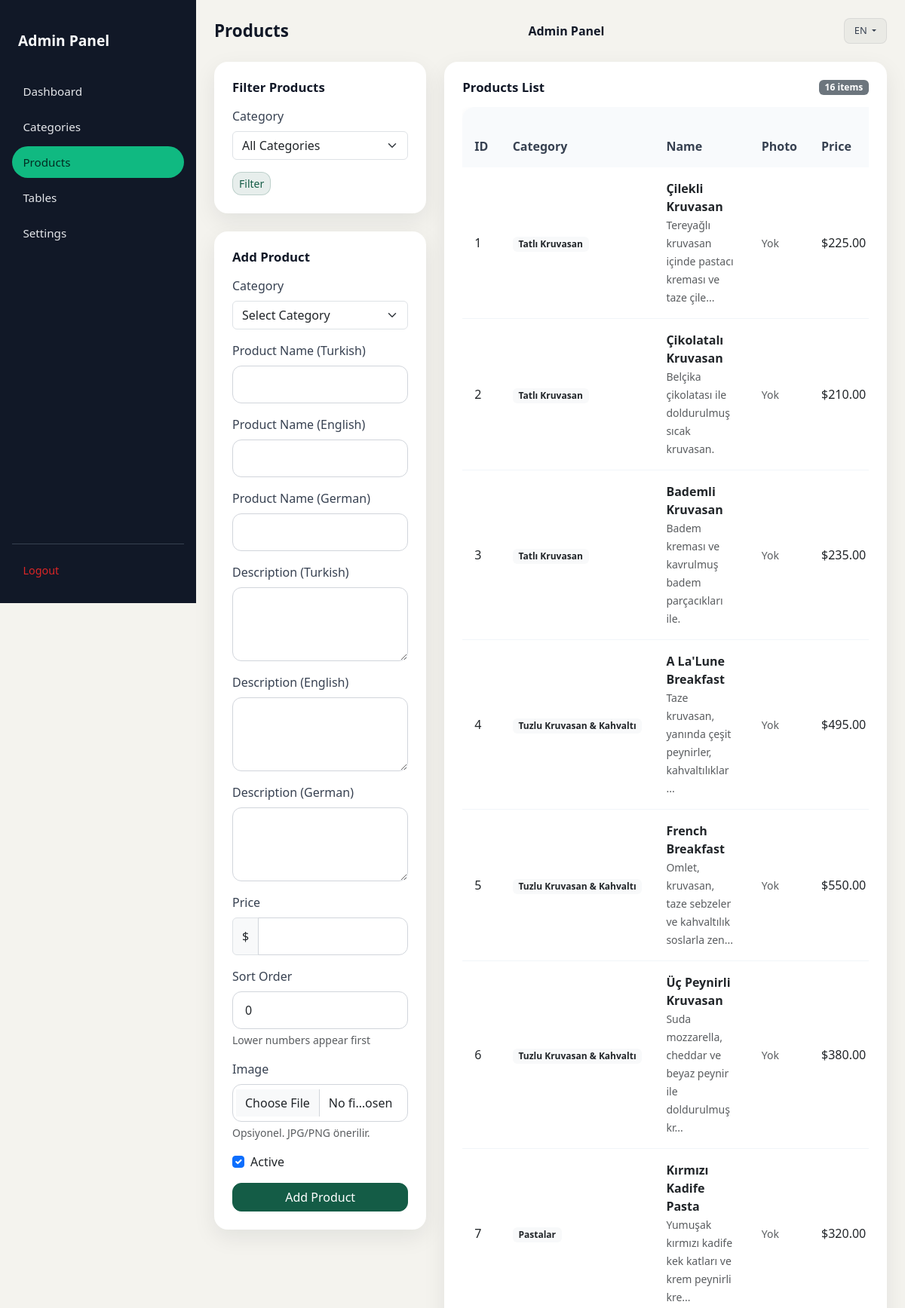
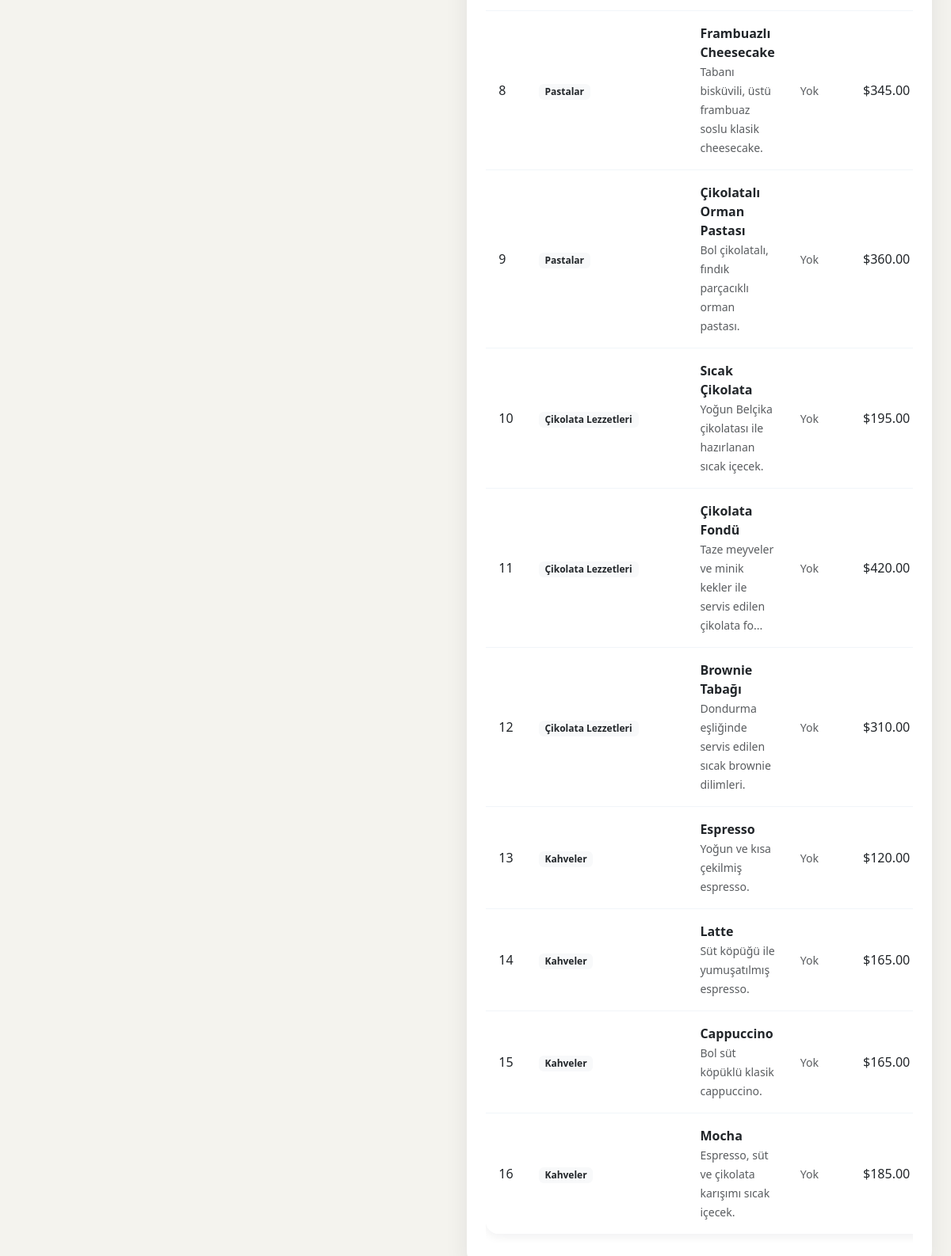
Screenshot of /app/public/admin/products.php (signed in) with the database file from the repository (2 pictures, top to bottom).
### tables this page shows
CREATE TABLE IF NOT EXISTS products (
    id INT AUTO_INCREMENT PRIMARY KEY,
    category_id INT NOT NULL,
    name VARCHAR(150),
    description TEXT,
    price DECIMAL(10,2),
    is_active TINYINT(1) DEFAULT 1,
    sort_order INT DEFAULT 0,
    FOREIGN KEY (category_id) REFERENCES categories(id) ON DELETE CASCADE
);

CREATE TABLE IF NOT EXISTS categories (
    id INT AUTO_INCREMENT PRIMARY KEY,
    restaurant_id INT NOT NULL,
    name VARCHAR(100),
    sort_order INT DEFAULT 0,
    created_at TIMESTAMP DEFAULT CURRENT_TIMESTAMP,
    FOREIGN KEY (restaurant_id) REFERENCES restaurants(id) ON DELETE CASCADE
);

### app/app/includes/lang.php (called while the page is built, shortened)
<?php
function t(string $key, array $replacements = []): string {
    $translation = $GLOBALS['translations'][$key] ?? $key;
    return $translation;
}
function getCurrentLangCode(): string {
    return $GLOBALS['current_lang'];
}
?>

### app/public/admin/products.php (the view, shortened to what this page needs)
<?php
$pdo = getDb();
$editProduct = null;
$filterCategoryId = $_GET['category_id'] ?? '';
try {
    $sql = "SELECT p.*, c.name AS category_name
            FROM products p
            JOIN categories c ON c.id = p.category_id
            WHERE c.restaurant_id = 1";
    $sql .= " ORDER BY c.sort_order, c.id, p.sort_order, p.id";
    $stmt = $pdo->prepare($sql);
    $stmt->execute();
    $products = $stmt->fetchAll();
} catch (PDOException $e) {
    $error = 'Error fetching products: ' . $e->getMessage();
    $products = [];
}
?>
<!DOCTYPE html>
<html lang="<?= getCurrentLangCode() ?>">
<head>
    <link href="https://cdn.jsdelivr.net/npm/bootstrap@5.3.0/dist/css/bootstrap.min.css" rel="stylesheet">
    <link href="/assets/admin.css?v=123456" rel="stylesheet">
    </head>
<body class="admin-body">
    <div class="admin-layout">
        <div class="admin-sidebar" id="mobileSidebar">
            <a href="/admin/dashboard.php" class="admin-sidebar-brand"><?= t('admin.title') ?></a>
            <nav class="admin-sidebar-nav">
                <a href="/admin/dashboard.php"><?= t('admin.dashboard') ?></a>
                <a href="/admin/categories.php"><?= t('admin.categories') ?></a>
                <a href="/admin/products.php" class="active"><?= t('admin.products') ?></a>
                <a href="/admin/tables.php"><?= t('admin.tables') ?></a>
                <a href="/admin/settings.php"><?= t('admin.settings') ?></a>
            </nav>
            <div class="admin-sidebar-footer">
                <a href="/admin/logout.php"><?= t('admin.logout') ?></a>
            </div>
        </div>
        <div class="admin-content">
            <div class="admin-topbar">
                <div class="admin-topbar-left">
                    <h1 class="admin-page-title d-none d-lg-block"><?= t('admin.products') ?></h1>
                </div>
                <div class="admin-topbar-center">
                    <?php
                    try {
                        $pdo = getDb();
                        $stmt = $pdo->prepare("SELECT logo_path, name FROM restaurants WHERE id = 1 LIMIT 1");
                        $stmt->execute();
                        $restaurant = $stmt->fetch();
                        if ($restaurant && !empty($restaurant['logo_path'])): ?>
                            <img src="<?= htmlspecialchars($restaurant['logo_path']) ?>"
                                 alt="<?= htmlspecialchars($restaurant['name'] ?? 'Restaurant Logo') ?>"
                                 style="height: 32px; max-width: 120px; object-fit: contain;">
                        <?php else: ?>
                            <span class="admin-topbar-logo"><?= t('admin.title') ?></span>
                        <?php endif;
                    } catch (Exception $e) {
                        echo '<span class="admin-topbar-logo">' . t('admin.title') . '</span>';
                    }
                    ?>
                </div>
                <div class="admin-topbar-right">
                    <div class="dropdown">
                        <button class="admin-lang-btn dropdown-toggle" type="button" data-bs-toggle="dropdown">
                            <?= strtoupper(getCurrentLangCode()) ?>
                        </button>
                    </div>
                </div>
            </div>
            <div class="row">
                <div class="col-lg-4">
                    <div class="admin-card mb-4">
                        <div class="admin-card-header">
                            <h6 class="admin-card-title">Filter Products</h6>
                        </div>
                        <form method="GET">
                            <div class="mb-3">
                                <label for="filter_category" class="form-label">Category</label>
                                <select class="form-select" id="filter_category" name="category_id">
                                    <option value="">All Categories</option>
                                </select>
                            </div>
                            <button type="submit" class="btn btn-primary-soft btn-sm">Filter</button>
                        </form>
                    </div>
                    <div class="admin-card">
                        <div class="admin-card-header">
                            <h6 class="admin-card-title"><?= $editProduct ? t('admin.edit_product') : t('admin.add_product') ?></h6>
                        </div>
                <form method="POST" enctype="multipart/form-data">
                    <div class="mb-3">
                        <label for="category_id" class="form-label"><?= t('admin.category') ?></label>
                        <select class="form-select" id="category_id" name="category_id" required>
                            <option value="">Select Category</option>
                        </select>
                    </div>
                    <div class="mb-3">
                        <label for="name" class="form-label"><?= t('admin.product_name_tr') ?></label>
                        <input type="text" class="form-control" id="name" name="name"
                               value="<?= htmlspecialchars($editProduct['name'] ?? '') ?>" required>
                    </div>
                    <div class="mb-3">
                        <label for="name_en" class="form-label"><?= t('admin.product_name_en') ?></label>
                        <input type="text" class="form-control" id="name_en" name="name_en"
                               value="<?= htmlspecialchars($editProduct['name_en'] ?? '') ?>">
                    </div>
                    <div class="mb-3">
                        <label for="name_de" class="form-label"><?= t('admin.product_name_de') ?></label>
                        <input type="text" class="form-control" id="name_de" name="name_de"
                               value="<?= htmlspecialchars($editProduct['name_de'] ?? '') ?>">
                    </div>
                    <div class="mb-3">
                        <label for="description" class="form-label"><?= t('admin.product_description_tr') ?></label>
                        <textarea class="form-control" id="description" name="description" rows="3"><?= htmlspecialchars($editProduct['description'] ?? '') ?></textarea>
                    </div>
                    <div class="mb-3">
                        <label for="description_en" class="form-label"><?= t('admin.product_description_en') ?></label>
                        <textarea class="form-control" id="description_en" name="description_en" rows="3"><?= htmlspecialchars($editProduct['description_en'] ?? '') ?></textarea>
                    </div>
                    <div class="mb-3">
                        <label for="description_de" class="form-label"><?= t('admin.product_description_de') ?></label>
                        <textarea class="form-control" id="description_de" name="description_de" rows="3"><?= htmlspecialchars($editProduct['description_de'] ?? '') ?></textarea>
                    </div>
                    <div class="mb-3">
                        <label for="price" class="form-label"><?= t('admin.price') ?></label>
                        <div class="input-group">
                            <span class="input-group-text">$</span>
                            <input type="number" class="form-control" id="price" name="price"
                                   step="0.01" min="0" value="<?= $editProduct['price'] ?? '' ?>">
                        </div>
                    </div>
                    <div class="mb-3">
                        <label for="sort_order" class="form-label"><?= t('admin.sort_order') ?></label>
                        <input type="number" class="form-control" id="sort_order" name="sort_order"
                               value="<?= $editProduct['sort_order'] ?? 0 ?>" min="0">
                        <div class="form-text">Lower numbers appear first</div>
                    </div>
                    <div class="mb-3">
                        <label class="form-label"><?= t('admin.image') ?></label>
                        <input type="file" name="image" class="form-control">
                        <div class="form-text">Opsiyonel. JPG/PNG önerilir.</div>
                    </div>
                    <div class="mb-3">
                        <div class="form-check">
                            <input class="form-check-input" type="checkbox" id="is_active" name="is_active"
                                <?= (!$editProduct || $editProduct['is_active']) ? 'checked' : '' ?>>
                            <label class="form-check-label" for="is_active">
                                <?= t('admin.active') ?>
                            </label>
                        </div>
                    </div>
                    <div class="d-grid gap-2">
                        <button type="submit" class="btn btn-primary">
                            <?= $editProduct ? t('admin.edit_product') : t('admin.add_product') ?>
                        </button>
                    </div>
                        </form>
                    </div>
                </div>
                <div class="col-lg-8">
                    <div class="admin-card">
                        <div class="admin-card-header">
                            <h6 class="admin-card-title">
                                Products List
                            </h6>
                            <span class="badge bg-secondary"><?= count($products) ?> items</span>
                        </div>
                <?php if (empty($products)): ?>
                    <div class="text-center py-4">
                        <p class="text-muted">
                            <?php if ($filterCategoryId): ?>
                                No products found in the selected category.
                            <?php else: ?>
                                No products found. Add your first product using the form on the left.
                            <?php endif; ?>
                        </p>
                    </div>
                <?php else: ?>
                    <div class="table-responsive">
                        <table class="table table-rounded">
                            <thead>
                                <tr>
                                    <th>ID</th>
                                    <th>Category</th>
                                    <th>Name</th>
                                    <th>Photo</th>
                                    <th>Price</th>
                                </tr>
                            </thead>
                            <tbody>
                                <?php foreach ($products as $product): ?>
                                    <tr>
                                        <td><?= $product['id'] ?></td>
                                        <td>
                                            <span class="badge bg-light text-dark">
                                                <?= htmlspecialchars($product['category_name']) ?>
                                            </span>
                                        </td>
                                        <td>
                                            <strong><?= htmlspecialchars($product['name']) ?></strong>
                                            <?php if (!empty($product['description'])): ?>
                                                <br><small class="text-muted"><?= htmlspecialchars(substr($product['description'], 0, 60)) ?><?= strlen($product['description']) > 60 ? '...' : '' ?></small>
                                            <?php endif; ?>
                                        </td>
                                        <td>
                                            <?php if (!empty($product['image'])): ?>
                                                <img src="<?= htmlspecialchars($product['image']) ?>" alt="Fotoğraf" style="max-height: 50px;">
                                            <?php else: ?>
                                                <span class="text-muted small">Yok</span>
                                            <?php endif; ?>
                                        </td>
                                        <td>$<?= number_format($product['price'], 2) ?></td>
                                    </tr>
                                <?php endforeach; ?>
                            </tbody>
                        </table>
                        </div>
                    <?php endif; ?>
                </div>
            </div>
        </div>
    </div>
</body>
</html>

### rows the page displays
products: id "1", category.name "Tatlı Kruvasan", name "Çilekli Kruvasan", description "Tereyağlı kruvasan içinde pastacı kreması ve taze çile", price "225.00"
products: id "2", category.name "Tatlı Kruvasan", name "Çikolatalı Kruvasan", description "Belçika çikolatası ile doldurulmuş sıcak kruvasan.", price "210.00"
products: id "3", category.name "Tatlı Kruvasan", name "Bademli Kruvasan", description "Badem kreması ve kavrulmuş badem parçacıkları ile.", price "235.00"
products: id "4", category.name "Tuzlu Kruvasan & Kahvaltı", name "A La'Lune Breakfast", description "Taze kruvasan, yanında çeşit peynirler, kahvaltılıklar", price "495.00"
products: id "5", category.name "Tuzlu Kruvasan & Kahvaltı", name "French Breakfast", description "Omlet, kruvasan, taze sebzeler ve kahvaltılık soslarla zen", price "550.00"
products: id "6", category.name "Tuzlu Kruvasan & Kahvaltı", name "Üç Peynirli Kruvasan", description "Suda mozzarella, cheddar ve beyaz peynir ile doldurulmuş kr", price "380.00"
products: id "7", category.name "Pastalar", name "Kırmızı Kadife Pasta", description "Yumuşak kırmızı kadife kek katları ve krem peynirli kre", price "320.00"
products: id "8", category.name "Pastalar", name "Frambuazlı Cheesecake", description "Tabanı bisküvili, üstü frambuaz soslu klasik cheesecake.", price "345.00"
products: id "9", category.name "Pastalar", name "Çikolatalı Orman Pastası", description "Bol çikolatalı, fındık parçacıklı orman pastası.", price "360.00"
products: id "10", category.name "Çikolata Lezzetleri", name "Sıcak Çikolata", description "Yoğun Belçika çikolatası ile hazırlanan sıcak içecek.", price "195.00"
products: id "11", category.name "Çikolata Lezzetleri", name "Çikolata Fondü", description "Taze meyveler ve minik kekler ile servis edilen çikolata fo", price "420.00"
products: id "12", category.name "Çikolata Lezzetleri", name "Brownie Tabağı", description "Dondurma eşliğinde servis edilen sıcak brownie dilimleri.", price "310.00"
products: id "13", category.name "Kahveler", name "Espresso", description "Yoğun ve kısa çekilmiş espresso.", price "120.00"
products: id "14", category.name "Kahveler", name "Latte", description "Süt köpüğü ile yumuşatılmış espresso.", price "165.00"
products: id "15", category.name "Kahveler", name "Cappuccino", description "Bol süt köpüklü klasik cappuccino.", price "165.00"
products: id "16", category.name "Kahveler", name "Mocha", description "Espresso, süt ve çikolata karışımı sıcak içecek.", price "185.00"

### other values shown
t('admin.title') "Admin Panel"
t('admin.dashboard') "Dashboard"
t('admin.categories') "Categories"
t('admin.products') "Products"
t('admin.tables') "Tables"
t('admin.settings') "Settings"
t('admin.logout') "Logout"
getCurrentLangCode() "EN"
t('admin.add_product') "Add Product"
t('admin.category') "Category"
t('admin.product_name_tr') "Product Name (Turkish)"
t('admin.product_name_en') "Product Name (English)"
t('admin.product_name_de') "Product Name (German)"
t('admin.product_description_tr') "Description (Turkish)"
t('admin.product_description_en') "Description (English)"
